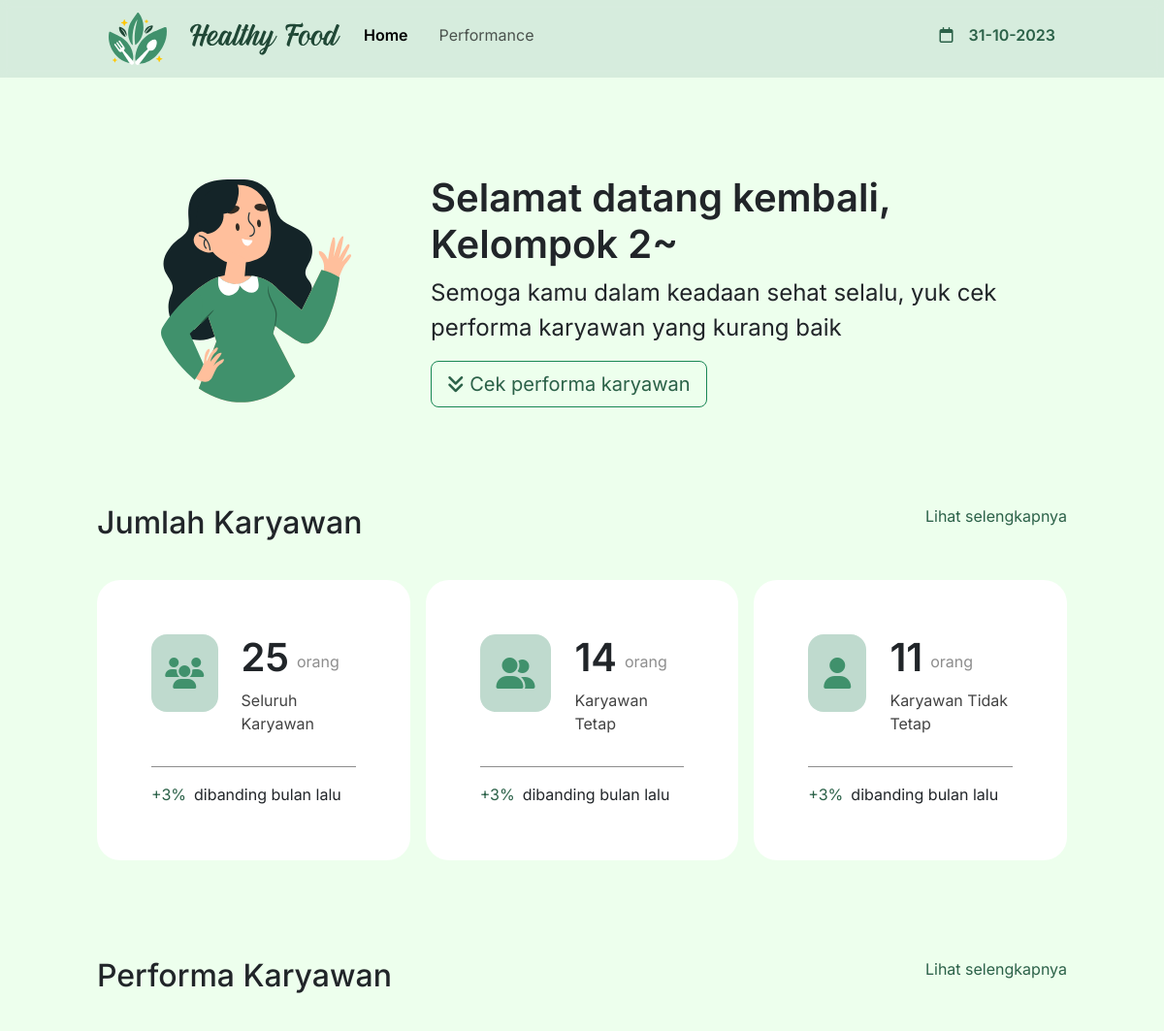
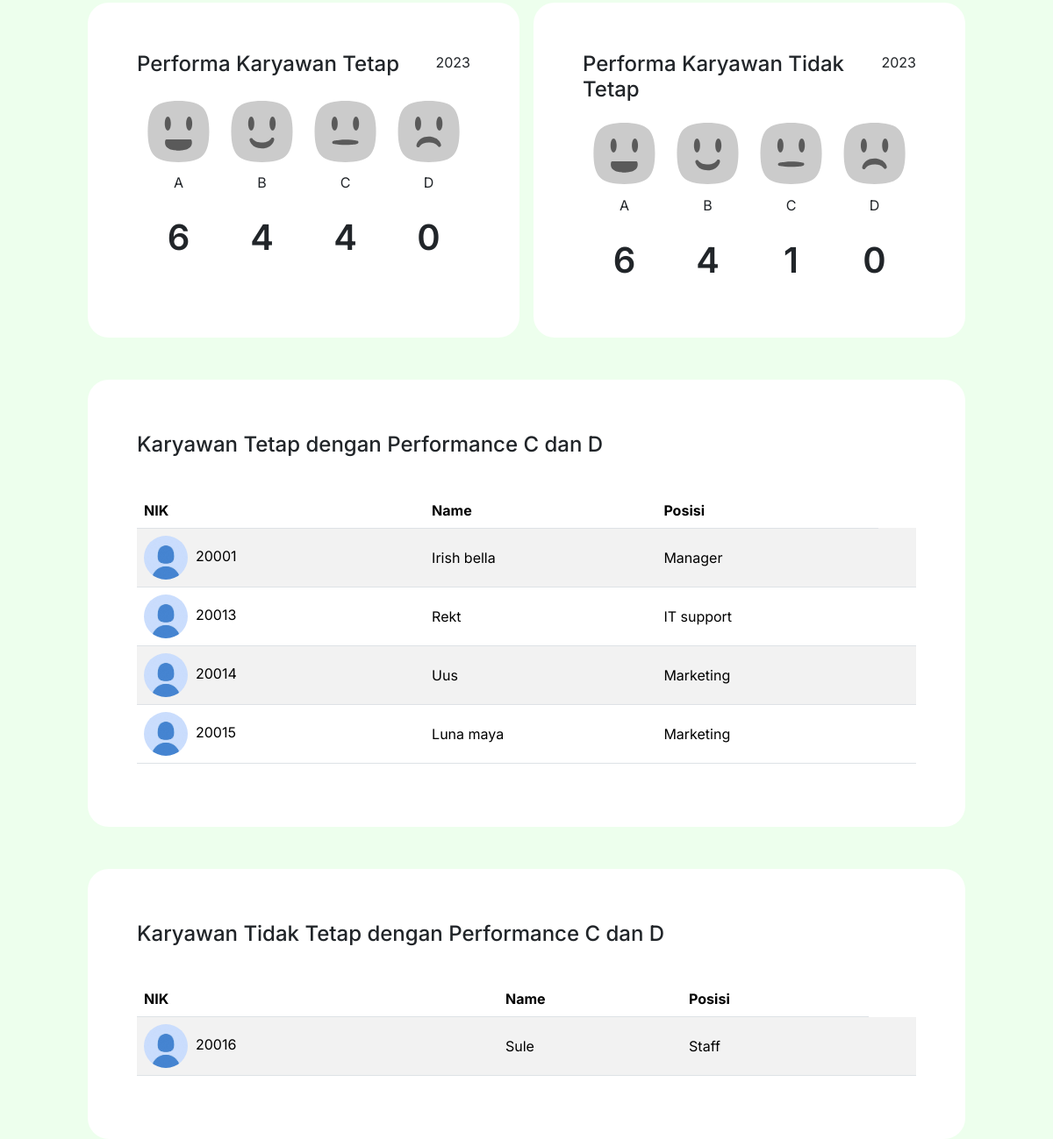
The app's page /, older data (2 pictures, top to bottom).
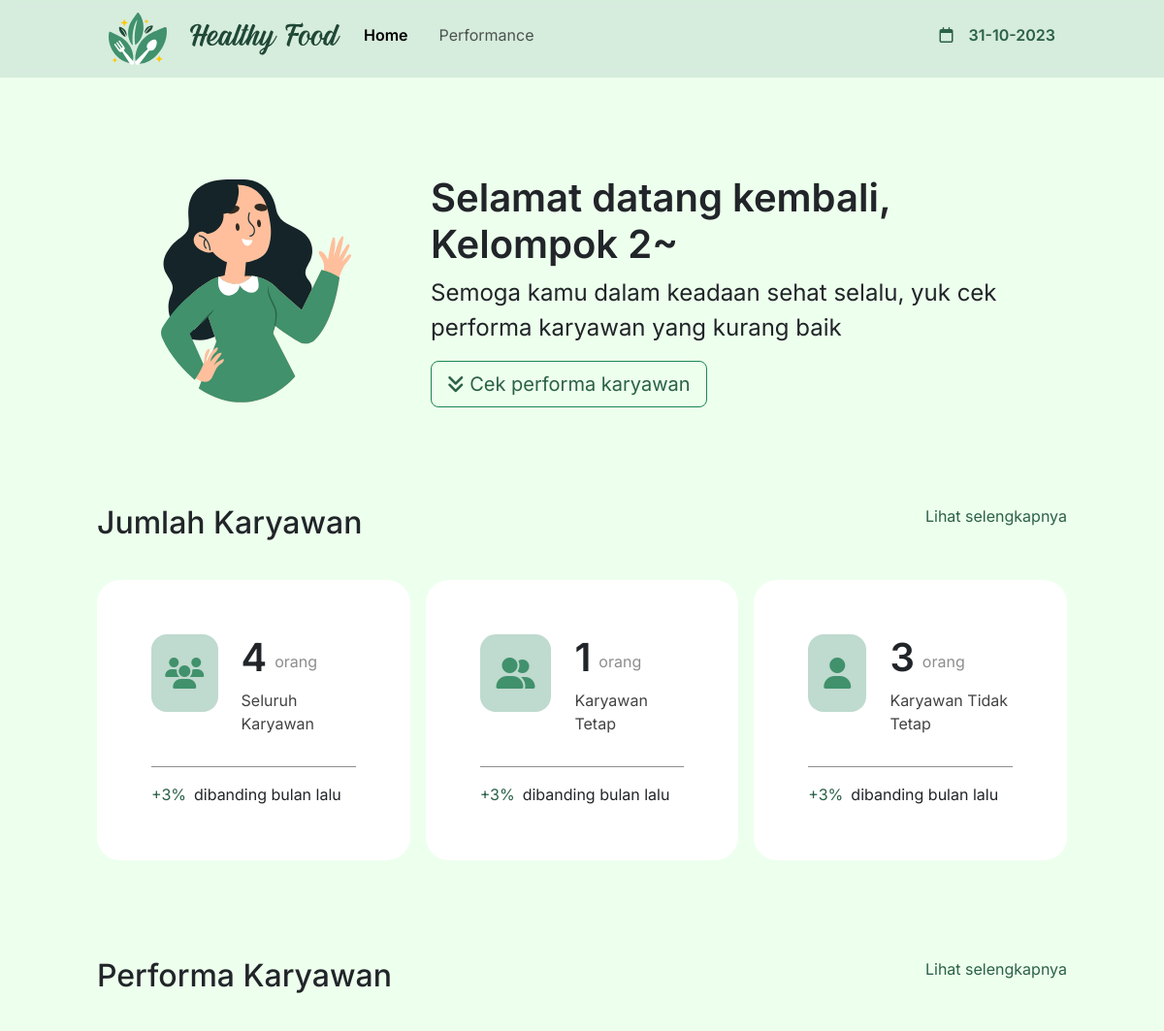
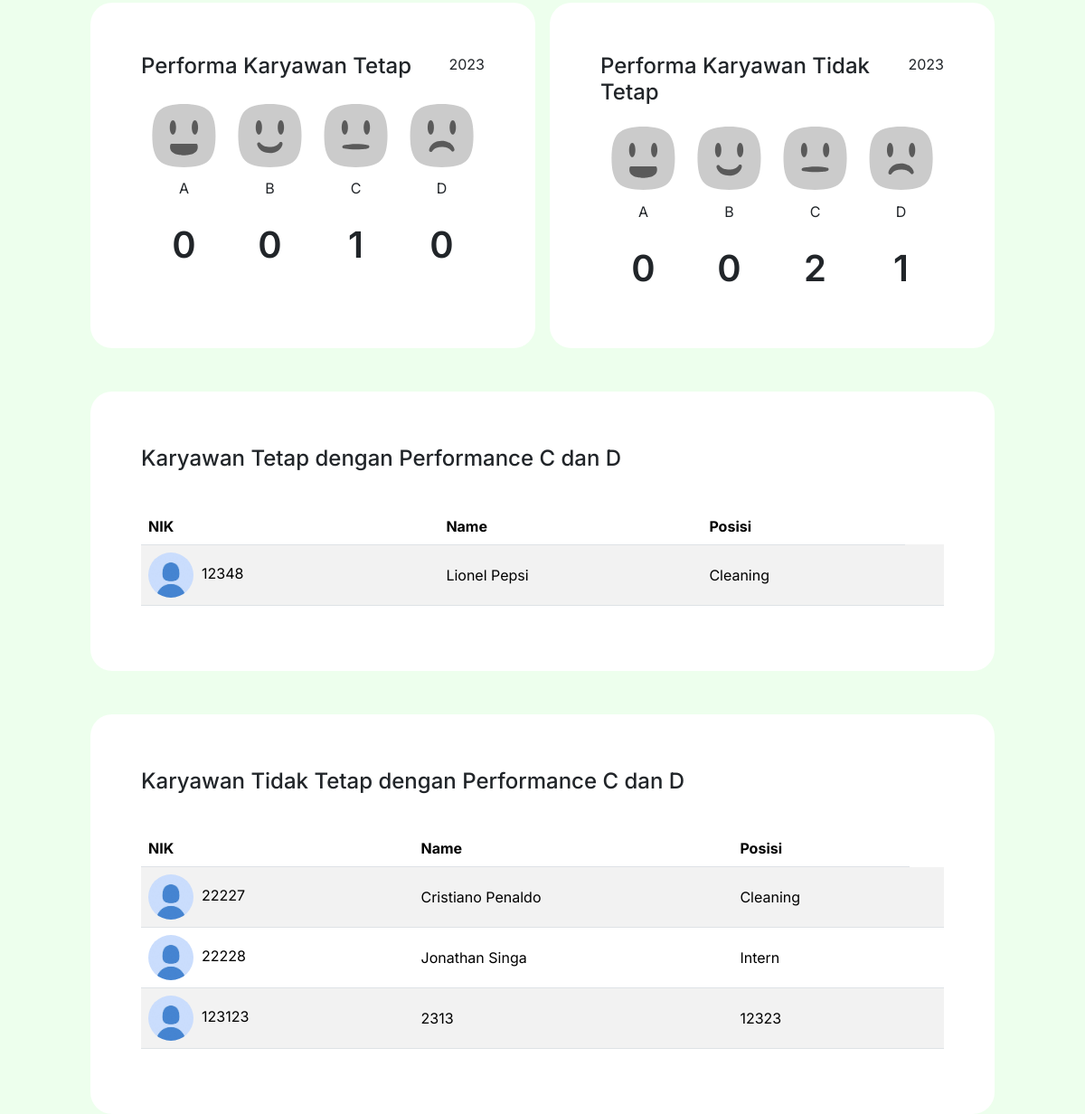
The same page, newer data (2 pictures, top to bottom).
### tables this page shows
CREATE TABLE `performance` (
  `nik` int(8) NOT NULL,
  `foto` varchar(200) NOT NULL,
  `nama` varchar(200) NOT NULL,
  `status_kerja` enum('Tetap','Tidak Tetap') NOT NULL,
  `position` varchar(10) NOT NULL,
  `tgl_penilaian` date NOT NULL,
  `responsibility` decimal(10,2) NOT NULL,
  `teamwork` decimal(10,2) NOT NULL,
  `management_time` decimal(10,2) NOT NULL,
  `total` decimal(10,2) NOT NULL,
  `grade` varchar(3) NOT NULL
);

### index.php (the view, shortened to what the changed rows need)
<?php
include "sqlConnect.php"
?>
<!doctype html>
<html lang="en">
<head>
  <link href="https://cdn.jsdelivr.net/npm/bootstrap@5.3.2/dist/css/bootstrap.min.css" rel="stylesheet">
  <link rel="stylesheet" href="style.css">
  <link rel="stylesheet" href="https://cdnjs.cloudflare.com/ajax/libs/font-awesome/6.4.2/css/all.min.css" />
</head>
<body>
  <div class="all">
    <div class="welcome">
      <div class="text">
        <h1>Selamat datang kembali, Kelompok 2~</h1>
      </div>
    </div>
    <div id="jumlah-karyawan">
      <div class="titel">
        <h2>Jumlah Karyawan</h2>
      </div>
      <div class="cards">
        <div class="card">
          <div class="card-body">
            <div class="atas">
              <div class="isi">
              <?php
                  $sSQL = "SELECT COUNT(*) FROM performance ";
                  $result = mysqli_query($conn, $sSQL);
                  if ($result) {
                    $row = mysqli_fetch_row($result);
                    $totalSeluruh = $row[0];
                  }
                ?>
                <div>
                  <h1><?php echo $totalSeluruh; ?></h1>
                  <p>orang</p>
                </div>
              </div>
            </div>
          </div>
        </div>
        <div class="card">
          <div class="card-body">
            <div class="atas">
              <div class="isi">
              <?php
                  $sSQL = "SELECT COUNT(*) FROM performance WHERE status_kerja = 'Tetap' ";
                  $result = mysqli_query($conn, $sSQL);
                  if ($result) {
                    $row = mysqli_fetch_row($result);
                    $totalTetap = $row[0];
                  }
                ?>
                <div>
                  <h1><?php echo $totalTetap; ?></h1>
                  <p>orang</p>
                </div>
              </div>
            </div>
          </div>
        </div>
        <div class="card">
          <div class="card-body">
            <div class="atas">
              <div class="isi">
                <?php
                  $sSQL = "SELECT COUNT(*) FROM performance WHERE status_kerja = 'Tidak Tetap' ";
                  $result = mysqli_query($conn, $sSQL);
                  if ($result) {
                    $row = mysqli_fetch_row($result);
                    $totalTidakTetap = $row[0];
                  }
                ?>
                <div>
                  <h1><?php echo $totalTidakTetap; ?></h1>
                  <p>orang</p>
                </div>
              </div>
            </div>
          </div>
        </div>
      </div>
    </div>
    <div id="performa-karyawan">
      <div class="titel">
        <h2>Performa Karyawan</h2>
      </div>
      <div class="cards">
        <div class="card">
          <div class="card-body">
            <div class="rates">
              <?php
              $sSQL = "SELECT grade, COUNT(*) AS count FROM performance WHERE status_kerja = 'Tetap' AND grade IN ('A', 'B', 'C', 'D') GROUP BY grade";
              $result = mysqli_query($conn, $sSQL);
              $gradeCounts = array('A' => 0, 'B' => 0, 'C' => 0, 'D' => 0);
              while ($row = mysqli_fetch_assoc($result)) {
                $gradeCounts[$row['grade']] = $row['count'];
              }
              ?>
              <div class="rate">
                <img src="images/emojiA.svg" class="ori">
                <p>A</p>
                <h1><?php echo $gradeCounts['A']; ?></h1>
              </div>
              <div class="rate">
                <img src="images/emojiB.svg" class="ori">
                <p>B</p>
                <h1><?php echo $gradeCounts['B']; ?></h1>
              </div>
              <div class="rate">
                <img src="images/emojiC.svg" class="ori">
                <p>C</p>
                <h1><?php echo $gradeCounts['C']; ?></h1>
              </div>
              <div class="rate">
                <h1><?php echo $gradeCounts['D']; ?></h1>
              </div>
            </div>
          </div>
        </div>
        <div class="card">
          <div class="card-body">
            <div class="rates">
              <?php
              $sSQL = "SELECT grade, COUNT(*) AS count FROM performance WHERE status_kerja = 'Tidak Tetap' AND grade IN ('A', 'B', 'C', 'D') GROUP BY grade";
              $result = mysqli_query($conn, $sSQL);
              $gradeCounts = array('A' => 0, 'B' => 0, 'C' => 0, 'D' => 0);
              while ($row = mysqli_fetch_assoc($result)) {
                $gradeCounts[$row['grade']] = $row['count'];
              }
              ?>
              <div class="rate">
                <img src="images/emojiA.svg" class="ori">
                <p>A</p>
                <h1><?php echo $gradeCounts['A']; ?></h1>
              </div>
              <div class="rate">
                <img src="images/emojiB.svg" class="ori">
                <p>B</p>
                <h1><?php echo $gradeCounts['B']; ?></h1>
              </div>
              <div class="rate">
                <img src="images/emojiC.svg" class="ori">
                <p>C</p>
                <h1><?php echo $gradeCounts['C']; ?></h1>
              </div>
              <div class="rate">
                <img src="images/emojiD.svg" class="ori">
                <p>D</p>
                <h1><?php echo $gradeCounts['D']; ?></h1>
              </div>
            </div>
          </div>
        </div>
      </div>
      <div class="card mt-5">
        <div class="table-responsive p-3" >
          <table class="table table-striped">
            <thead>
              <tr>
                <th>NIK</th>
                <th>Name</th>
                <th>Posisi</th>
              </tr>
            </thead>
            <tbody>
              <?php
              $sSQL = " select * from performance where status_kerja = 'Tetap' and (grade = 'C' OR grade = 'D')";
              $result = mysqli_query($conn, $sSQL);
              if (mysqli_num_rows($result) > 0) {
                while ($row = mysqli_fetch_assoc($result)) {
              ?>
                  <tr>
                    <td>
                      <img class="img-fluid rounded-circle" src="
                  <?php if ($row['foto']) {
                    $filePath = "databaseFoto/" . $row['foto'];
                    if (file_exists($filePath)) {
                      echo $filePath;
                    } else {
                      echo "images/defaultProfile.jpg";
                    }
                  } else {
                    echo "images/defaultProfile.jpg";
                  } ?>" style="width:50px;height:50px;">
                      &nbsp;<?php echo $row['nik']; ?>
                    </td>
                    <td style="vertical-align: middle; "><?php echo $row['nama']; ?></td>
                    <td style="vertical-align: middle; "><?php echo $row['position']; ?></td>
                    <td>
                    </td>
                  </tr>
              <?php
                }
              }
              ?>
            </tbody>
          </table>
        </div>
      </div>
      <div class="card mt-5">
        <div class="table-responsive p-3" >
          <table class="table table-striped" >
            <thead>
              <tr>
                <th>NIK</th>
                <th>Name</th>
                <th>Posisi</th>
              </tr>
            </thead>
            <tbody>
              <?php
              $sSQL = " select * from performance where status_kerja = 'Tidak Tetap' and (grade = 'C' OR grade = 'D')";
              $result = mysqli_query($conn, $sSQL);
              if (mysqli_num_rows($result) > 0) {
                while ($row = mysqli_fetch_assoc($result)) {
              ?>
                  <tr>
                    <td >
                      <img class="img-fluid rounded-circle" src="
                  <?php if ($row['foto']) {
                    $filePath = "databaseFoto/" . $row['foto'];
                    if (file_exists($filePath)) {
                      echo $filePath;
                    } else {
                      echo "images/defaultProfile.jpg";
                    }
                  } else {
                    echo "images/defaultProfile.jpg";
                  } ?>" style="width:50px;height:50px;">
                      &nbsp;<?php echo $row['nik']; ?>
                    </td>
                    <td style="vertical-align: middle; "><?php echo $row['nama']; ?></td>
                    <td style="vertical-align: middle; "><?php echo $row['position']; ?></td>
                    <td>
                    </td>
                  </tr>
              <?php
                }
              }
              ?>
            </tbody>
          </table>
        </div>
      </div>
    </div>
</body>
</html>

Row changes from the older to the newer data that the page shows:
removed performance: nik "20001", nama "Irish bella", position "Manager", shown under "Karyawan Tetap dengan Performance C dan D"
removed performance: nik "20013", nama "Rekt", position "IT support", shown under "Karyawan Tetap dengan Performance C dan D"
removed performance: nik "20014", nama "Uus", position "Marketing", shown under "Karyawan Tetap dengan Performance C dan D"
removed performance: nik "20015", nama "Luna maya", position "Marketing", shown under "Karyawan Tetap dengan Performance C dan D"
removed performance: nik "20016", nama "Sule", position "Staff", shown under "Karyawan Tidak Tetap dengan Performance C dan D"
added performance: nik "12348", nama "Lionel Pepsi", position "Cleaning", shown under "Karyawan Tetap dengan Performance C dan D"
added performance: nik "22227", nama "Cristiano Penaldo", position "Cleaning", shown under "Karyawan Tidak Tetap dengan Performance C dan D"
added performance: nik "22228", nama "Jonathan Singa", position "Intern", shown under "Karyawan Tidak Tetap dengan Performance C dan D"
added performance: nik "123123", nama "2313", position "12323", shown under "Karyawan Tidak Tetap dengan Performance C dan D"
Text that changed along with them:
$totalSeluruh: "25" → "4"
$totalTetap: "14" → "1"
$totalTidakTetap: "11" → "3"
$gradeCounts['A']: "6" → "0"
$gradeCounts['B']: "4" → "0"
$gradeCounts['C']: "4" → "1"
$gradeCounts['C']: "1" → "2"
$gradeCounts['D']: "0" → "1"
